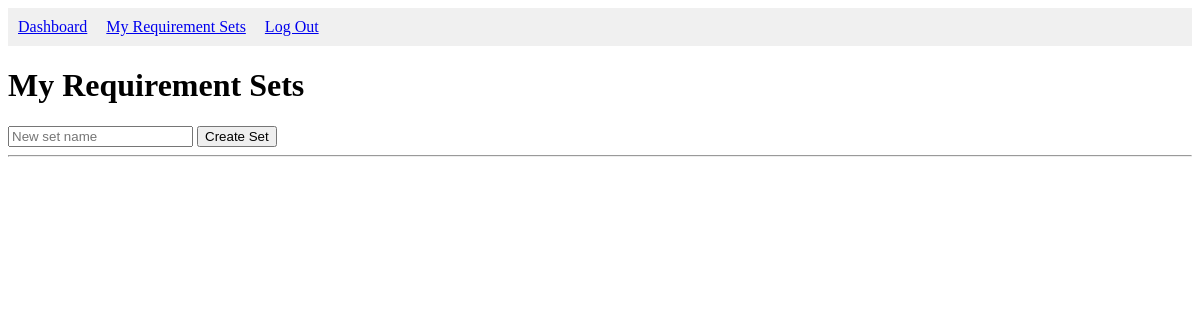
The app's page /my_sets (signed in), older data.
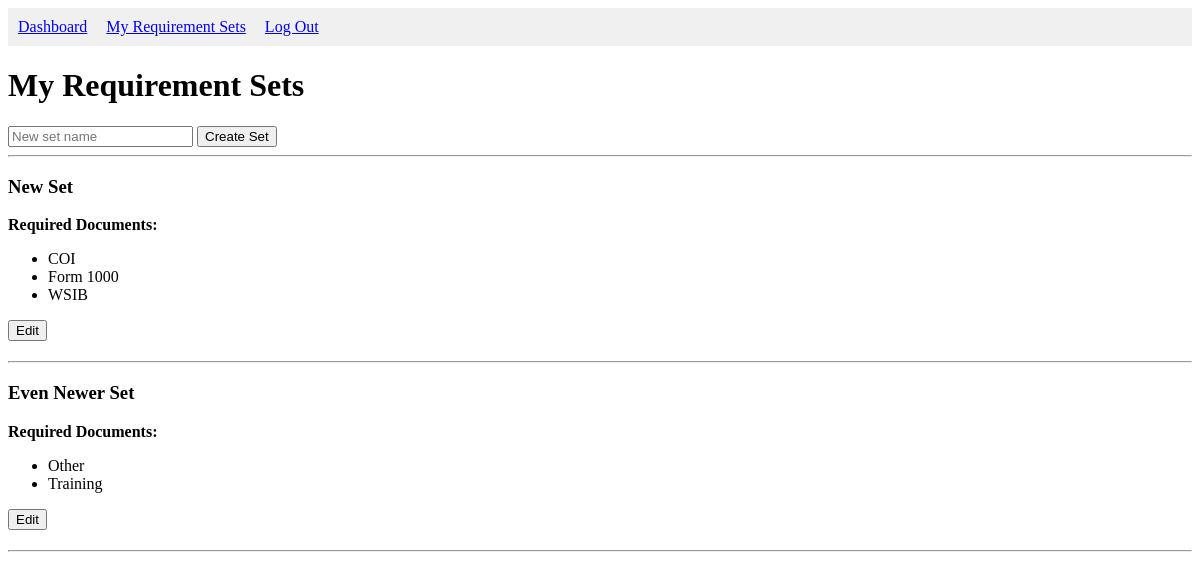
The same page, newer data.
### tables this page shows
CREATE TABLE requirement_sets (
    id INTEGER PRIMARY KEY AUTOINCREMENT,
    gc_id INTEGER NOT NULL,
    name TEXT NOT NULL
);

CREATE TABLE requirements (
    id INTEGER PRIMARY KEY AUTOINCREMENT,
    set_id INTEGER NOT NULL,
    doc_type TEXT NOT NULL,
    UNIQUE(set_id, doc_type)
);

### app.py (the view)
@app.route("/my_sets", methods=['GET', 'POST'])
def my_sets():
    db = get_db()
    user_id = session["id"]
    if request.method == "POST":
        requirement_set = request.form.get("new_set_name")
        db.execute("INSERT INTO requirement_sets (gc_id, name) VALUES (?, ?)", (user_id, requirement_set))
        db.commit()
    doc_sets = db.execute("SELECT id, name FROM requirement_sets WHERE gc_id = ?", (user_id, )).fetchall()
    docs_by_set = {}
    for doc_set in doc_sets:
        set_id = doc_set["id"]
        docs = db.execute("SELECT doc_type FROM requirements WHERE set_id = ?", (set_id,)).fetchall()
        docs_by_set[set_id] = docs
    return render_template("my_sets.html", doc_sets=doc_sets, docs_by_set=docs_by_set)

### app.py (called while the page is built)
def get_db():
    conn = sqlite3.connect("database.db")
    conn.row_factory = sqlite3.Row
    return conn

### templates/my_sets.html (shortened to what this page needs)
<!DOCTYPE html>
<html lang="en">
<head>
</head>
<body>
    <nav style="background-color: #f0f0f0; padding: 10px;">
        <a href="/admin" style="margin-right: 15px;">Dashboard</a>
        <a href="/my_sets" style="margin-right: 15px;">My Requirement Sets</a>
        <a href="/logout">Log Out</a>
    </nav>
    <h1>My Requirement Sets</h1>
    <form method="post">
        <input type="text" name="new_set_name" placeholder="New set name" required>
        <button type="submit">Create Set</button>
    </form>
    <hr>
    {% for set in doc_sets %}
        <div style="margin-bottom: 20px;">
            <h3>{{ set.name }}</h3>
            <p><strong>Required Documents:</strong></p>
            <ul>
                {% for doc in docs_by_set[set.id] %}
                    <li>{{ doc.doc_type }}</li>
                {% else %}
                    <li><em>No documents assigned yet</em></li>
                {% endfor %}
            </ul>
            <a href="{{ url_for('edit_set', set_id=set.id) }}">
                <button type="button">Edit</button>
            </a>
        </div>
        <hr>
    {% endfor %}
</body>
</html>

Row changes from the older to the newer data that the page shows:
added requirement_sets: name "New Set"
added requirements: doc_type "COI", shown under "New Set"
added requirements: doc_type "Form 1000", shown under "New Set"
added requirements: doc_type "WSIB", shown under "New Set"
added requirement_sets: name "Even Newer Set"
added requirements: doc_type "Other", shown under "Even Newer Set"
added requirements: doc_type "Training", shown under "Even Newer Set"
